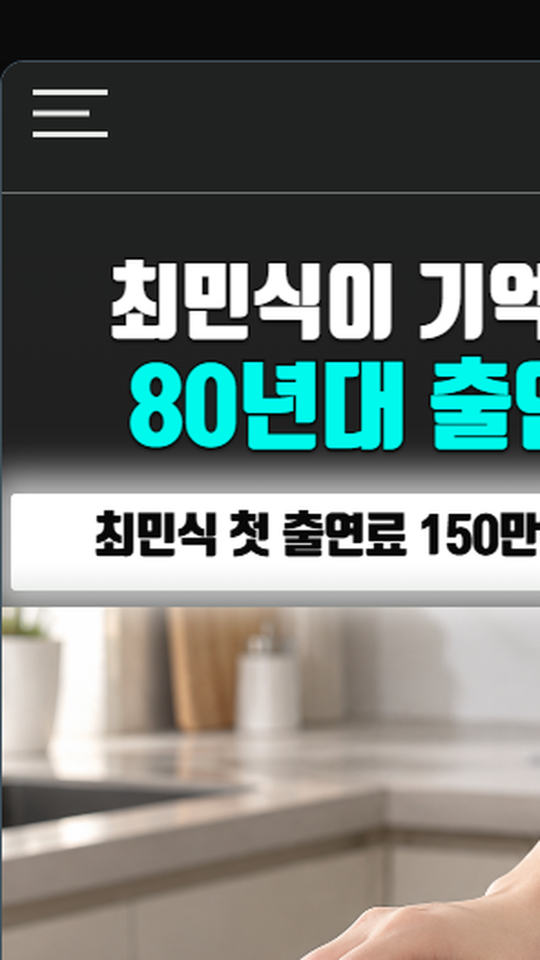
#> input picture crop-test.png, 1080 x 1920 px (shown at 1/2 size)
$ python -i link_longform_check.py   (imports and definitions only)
#> lines starting #> are read from the running program, lines starting #| are printed output that depends on the picture
"""구매링크용 롱폼 결과물 검사 — 만든 가로 영상을 원본 쇼츠와 **영상으로** 대조한다(관제 132).

  py tools/link_longform_check.py <원본 쇼츠.mp4> <롱폼.mp4> [link_longform_layout.json]

꾸민 안내(세 번째 인자, 관제 133)가 있으면 ④⑤⑦을 이렇게 잰다 — 같은 그리기 코드로 '그 시각의 안내 그림'을 다시 뽑아
원본 쇼츠 위에 얹은 예상 화면과 롱폼의 실제 화면을 대조한다(자리·문구·줄어드는 시계 숫자까지 한 번에 걸린다):
  ④ 가운데 = 원본 쇼츠 + 안내 그림   ⑤ 문구 띠가 가운데를 실제로 덮는다   ⑦ 양옆 화살표가 안내 그림 색 그대로 보인다

재는 것(전부 파일에서 직접):
  ① 크기 1920x1080            ② 길이가 원본과 같다(±0.15초)      ③ 소리가 없다(무음 — 쇼츠 전용 곡이 실리면 안 된다)
  ④ 가운데가 원본 쇼츠와 같다(문구 띠 밖, 3시점)   ⑤ 문구가 보인다(띠 안 노란 글자)
  ⑥ 양옆이 검정이 아니다(흐린 배경)               ⑦ 화살표가 보인다(양옆 빨강)
실패가 하나라도 있으면 종료코드 1.
"""
import json
import subprocess
import sys
import tempfile
from pathlib import Path

sys.path.insert(0, str(Path(__file__).resolve().parent.parent))
from shopping_shorts import link_longform as LL  # noqa: E402


def _probe(path):
    out = subprocess.run(["ffprobe", "-v", "error", "-show_entries",
                          "stream=codec_type,width,height,duration", "-show_entries", "format=duration",
                          "-of", "json", str(path)], capture_output=True, text=True, check=True).stdout
    j = json.loads(out)
    v = next(s for s in j["streams"] if s["codec_type"] == "video")
    a = next((s for s in j["streams"] if s["codec_type"] == "audio"), None)
    return {"w": int(v["width"]), "h": int(v["height"]), "dur": float(j["format"]["duration"]),
            "a_dur": float(a["duration"]) if a and a.get("duration") else None}


# [5 lines left out: function _frame, not called in this run]


def _mean_abs_diff(a, b):
    from PIL import ImageChops, ImageStat
    return sum(ImageStat.Stat(ImageChops.difference(a, b)).mean) / 3.0


def _count(img, pred):
    return sum(n for n, px in img.getcolors(maxcolors=img.size[0] * img.size[1]) if pred(px))


# [46 lines left out: function check_layout, not called in this run]


def check(src, out):
    res = []
    ps, po = _probe(src), _probe(out)
    res.append(("크기 1920x1080", (po["w"], po["h"]) == (LL.OUT_W, LL.OUT_H), "%dx%d" % (po["w"], po["h"])))
    res.append(("길이 = 원본(±0.15초)", abs(ps["dur"] - po["dur"]) <= 0.15,
                "원본 %.3f / 롱폼 %.3f" % (ps["dur"], po["dur"])))
    res.append(("소리 없음(무음)", po["a_dur"] is None, "롱폼 소리 줄기 %s" % ("없음" if po["a_dur"] is None else "%.3f초" % po["a_dur"])))
    fg_w = LL.fg_width(ps["w"], ps["h"])
    x0 = (LL.OUT_W - fg_w) // 2
    y0, y1 = LL.band_box()
    side = x0
    with tempfile.TemporaryDirectory() as td:
        td = Path(td)
        worst, band_yellow, side_dark, side_red = 0.0, 0, 0.0, 0
        times = [ps["dur"] * k for k in (0.2, 0.5, 0.8)]
        for i, t in enumerate(times):
            fo = _frame(out, t, "null", td / ("o%d.png" % i))
            fs = _frame(src, t, "scale=%d:%d" % (fg_w, LL.OUT_H), td / ("s%d.png" % i))
            # ④ 가운데(띠 위·아래)가 원본과 같은가
            for (ya, yb) in ((0, y0), (y1, LL.OUT_H)):
                d = _mean_abs_diff(fo.crop((x0, ya, x0 + fg_w, yb)), fs.crop((0, ya, fg_w, yb)))
                worst = max(worst, d)
            # ⑤ 띠 안 노란 글자 — 원본 화면이 원래 노란 경우를 빼고 센다(2026-10-05: 노란 시험 화면에서
            #    문구 없는 가짜가 통과했다). 가운데는 원본의 같은 자리, 양옆은 띠 바로 아래 같은 높이를 기준으로 뺀다.
            yel = lambda p: p[0] > 200 and p[1] > 180 and p[2] < 90
            red = lambda p: p[0] > 190 and p[1] < 80 and p[2] < 90
            bh = y1 - y0
            base = _count(fs.crop((0, y0, fg_w, y1)), yel)
            if side >= 40:
                for xa, xb in ((0, side), (LL.OUT_W - side, LL.OUT_W)):
                    base += _count(fo.crop((xa, y1, xb, y1 + bh)), yel)
            band_yellow = max(band_yellow, _count(fo.crop((0, y0, LL.OUT_W, y1)), yel) - base)
            # ⑥ 양옆 밝기(검정 띠가 아니어야) — 원본이 어두운 장면일 수 있어 3시점 중 가장 밝은 값으로 본다
            from PIL import ImageStat
            if side >= 40:
                lum = ImageStat.Stat(fo.crop((0, 0, side, LL.OUT_H)).convert("L")).mean[0]
                side_dark = max(side_dark, lum)
                # ⑦ 화살표(250~440줄)의 빨강 — 띠 아래 같은 높이의 빨강을 기준으로 뺀다
                #    양옆 중 잘 보이는 쪽으로 판정한다(배경이 원래 빨간 쪽에서는 화살표가 색으로 안 갈린다).
                for xa, xb in ((0, side), (LL.OUT_W - side, LL.OUT_W)):
                    side_red = max(side_red, _count(fo.crop((xa, 240, xb, 450)), red)
                                   - _count(fo.crop((xa, y1, xb, y1 + 210)), red))
    res.append(("가운데 = 원본 쇼츠(띠 밖 평균차 ≤ 6)", worst <= 6.0, "가장 큰 평균차 %.2f" % worst))
    res.append(("문구 보임(노란 글자 ≥ 5000px)", band_yellow >= 5000, "%d px" % band_yellow))
    if side >= 40:
        res.append(("양옆 흐린 배경(밝기 > 12)", side_dark > 12, "밝기 %.1f" % side_dark))
        res.append(("화살표 보임(빨강 ≥ 3000px)", side_red >= 3000, "%d px" % side_red))
    return res


# [12 lines left out: function main, not called in this run]


# [2 lines not run here, left out]

>>> import cv2
>>> picture = cv2.imread('../crop-test.png', cv2.IMREAD_GRAYSCALE)
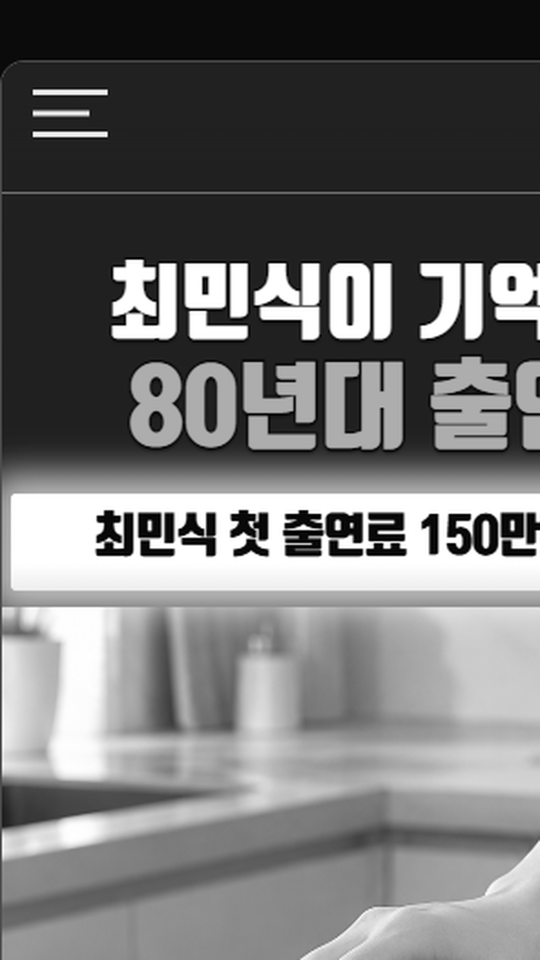
#> picture: shape (1920, 1080) (shown at 1/2 size); min 0, max 255, mean 114.4
>>> result = check(picture, 'out.png')
#> (the run stopped early here; a loop or call above may not have finished)

$ run again, on asian_male_faces.png
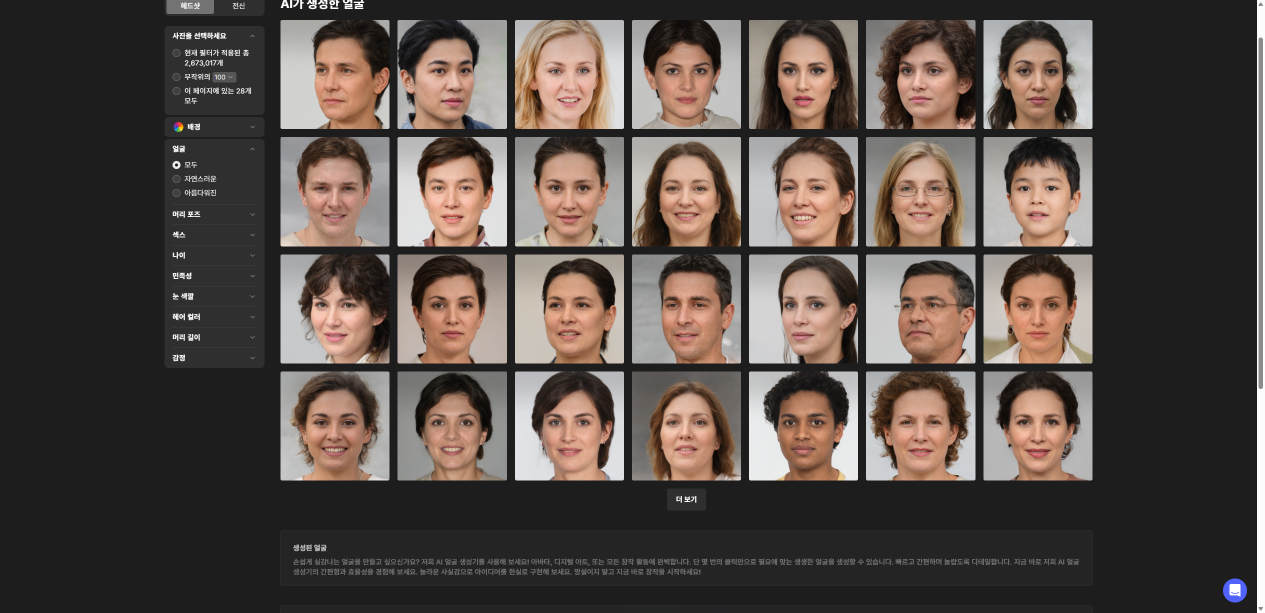
#> input picture asian_male_faces.png, 2529 x 1225 px (shown at 1/2 size)
#> `picture = cv2.imread('../crop-test.png', cv2.IMREAD_GRAYSCALE)`:
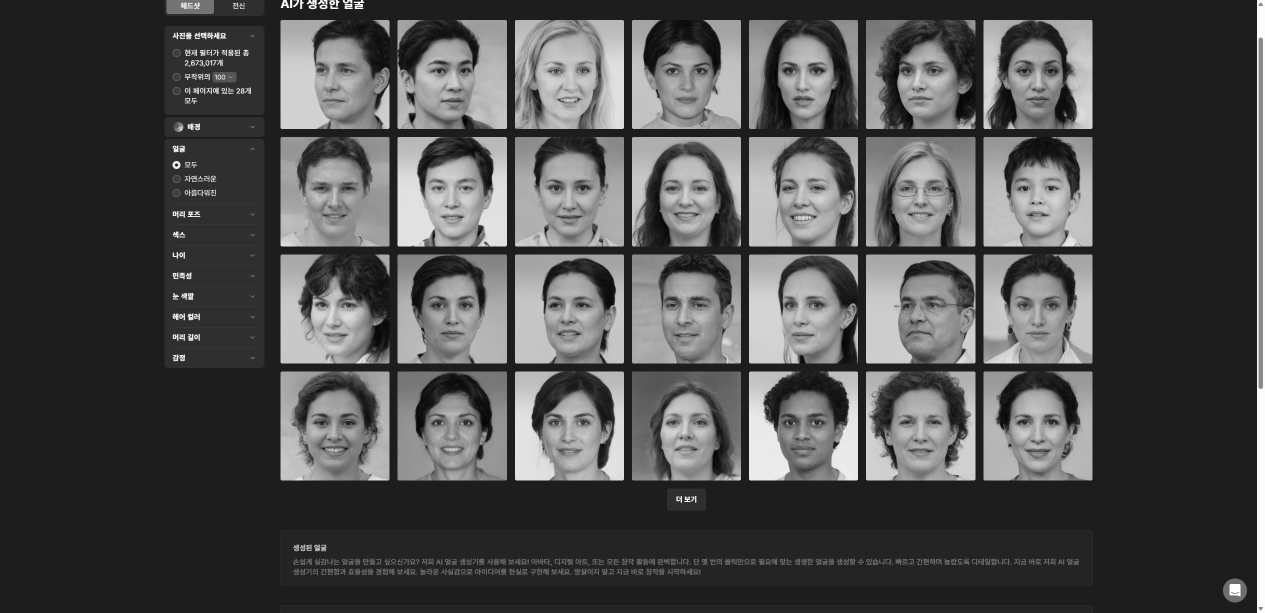
#> picture: shape (1225, 2529) (shown at 1/2 size); min 3, max 255, mean 78.5

$ run again, on black_caption_render.png
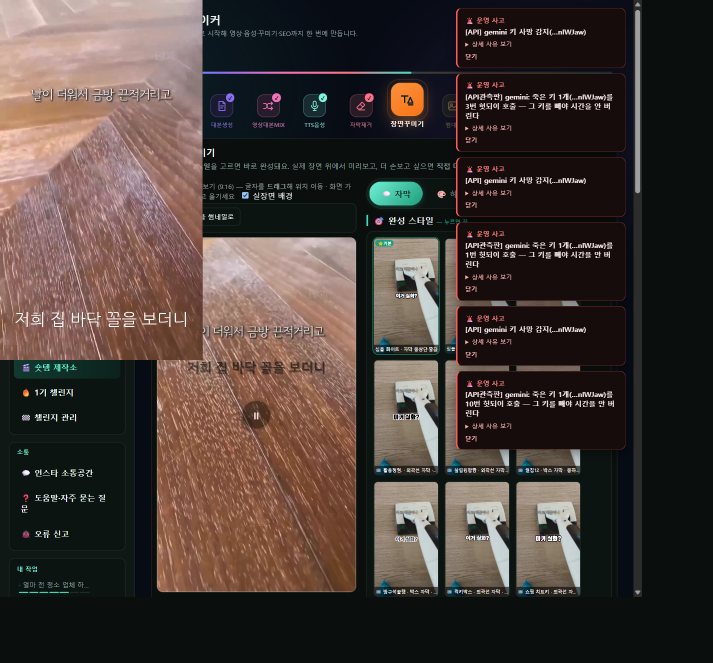
#> input picture black_caption_render.png, 1426 x 1326 px (shown at 1/2 size)
#> `picture = cv2.imread('../crop-test.png', cv2.IMREAD_GRAYSCALE)`:
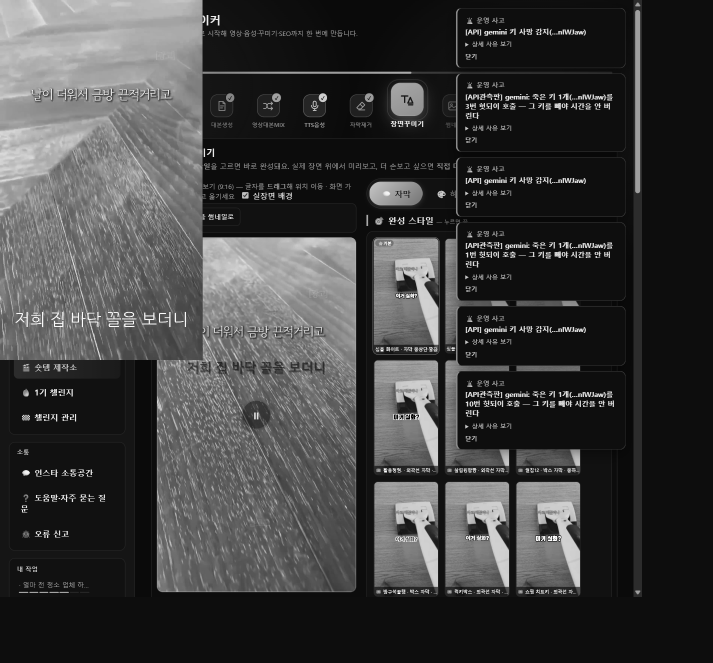
#> picture: shape (1326, 1426) (shown at 1/2 size); min 0, max 255, mean 61.5

$ run again, on black_recheck.png
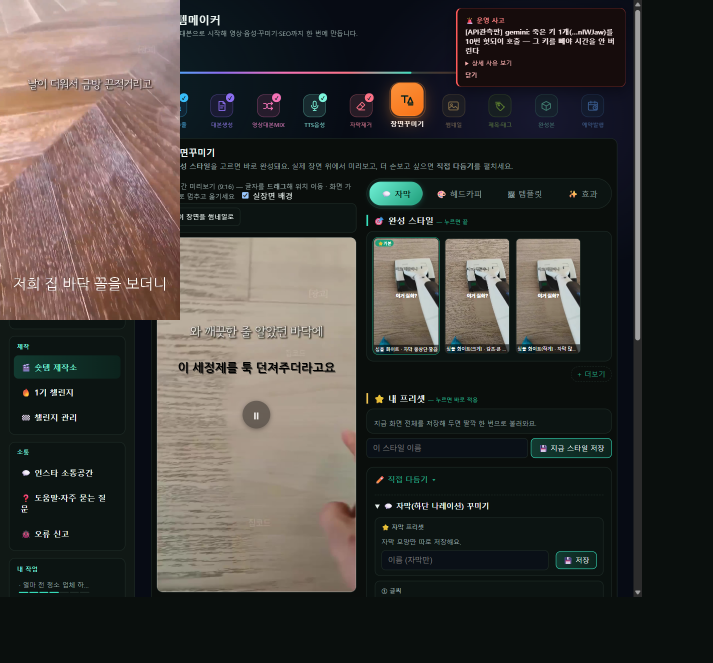
#> input picture black_recheck.png, 1426 x 1326 px (shown at 1/2 size)
#> `picture = cv2.imread('../crop-test.png', cv2.IMREAD_GRAYSCALE)`:
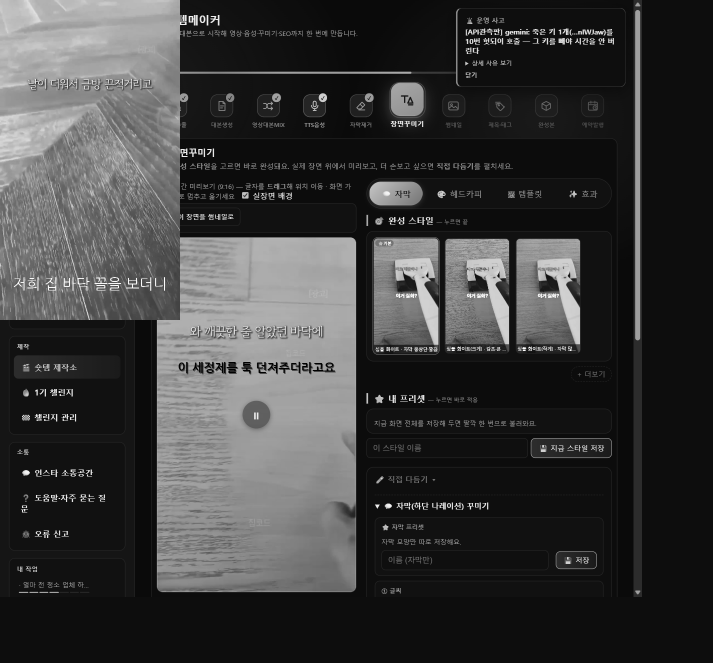
#> picture: shape (1326, 1426) (shown at 1/2 size); min 0, max 255, mean 58.4
